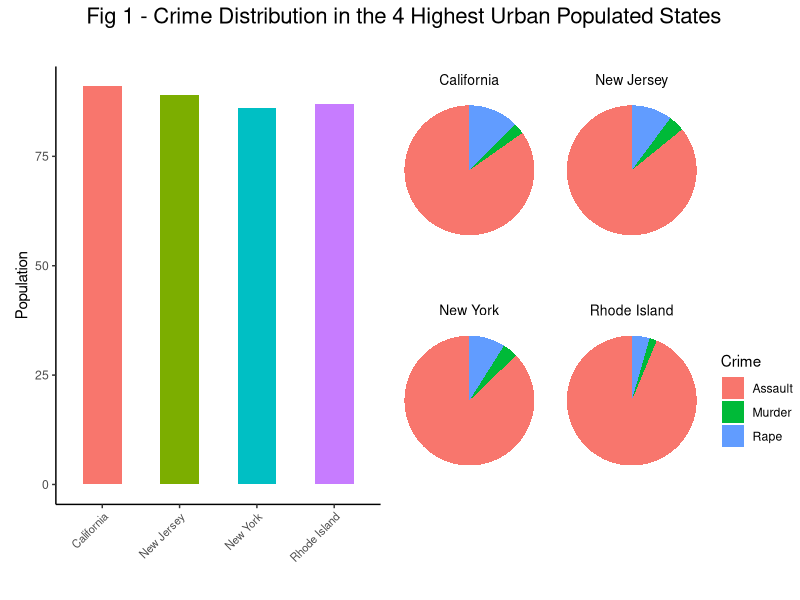
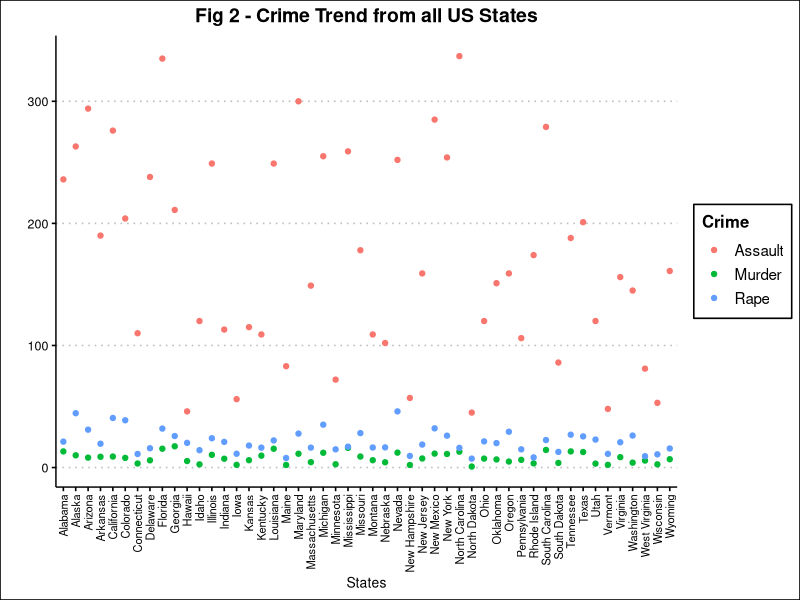
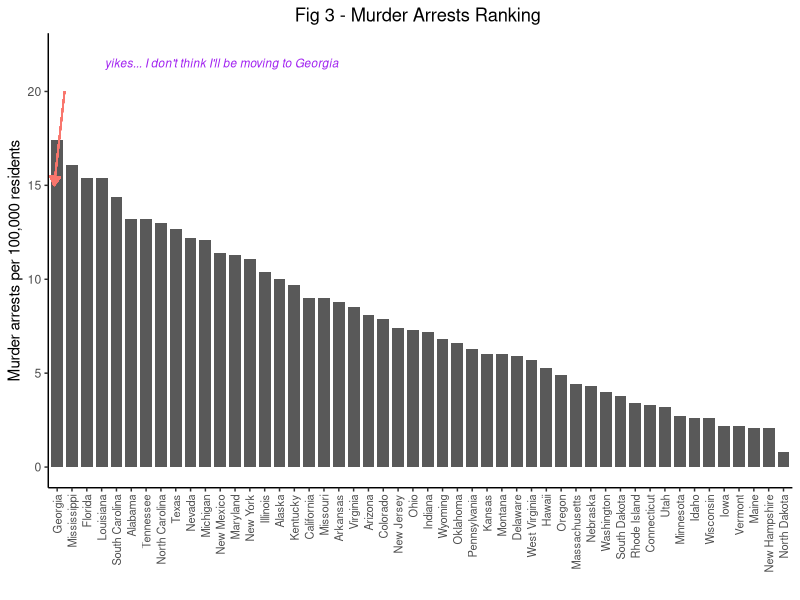
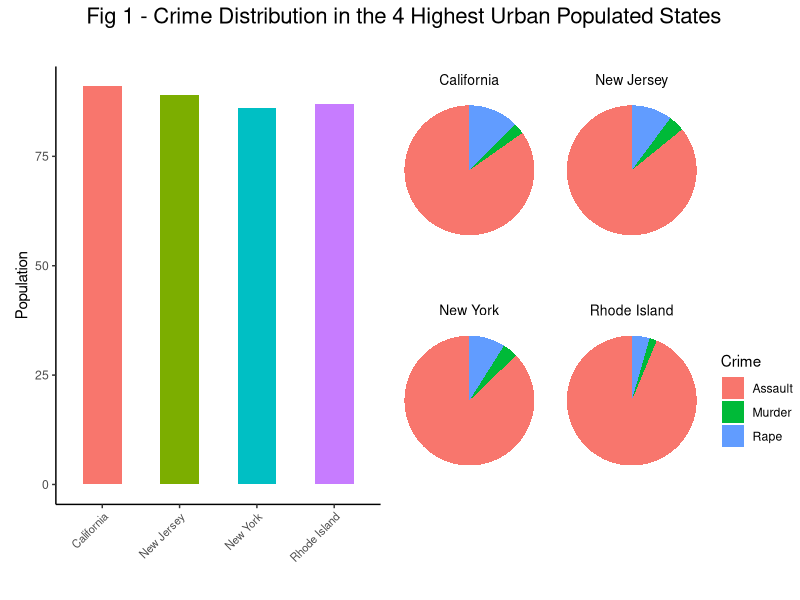
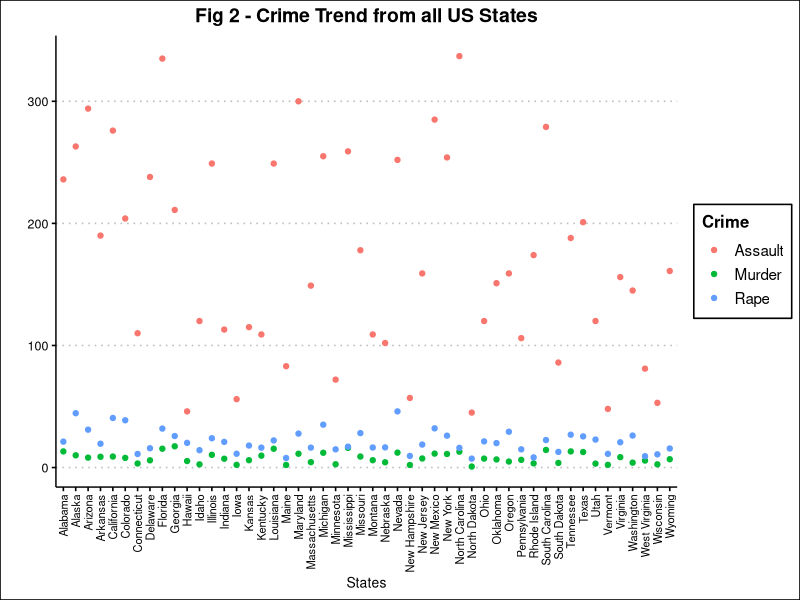
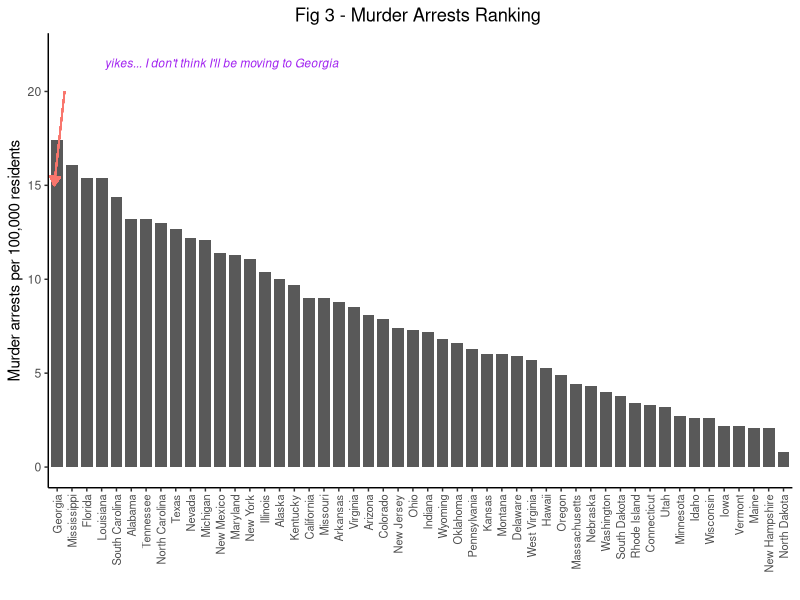

Here is the R script that generated these plots, in order:
## ---- chunk 1
knitr::opts_chunk$set(echo = TRUE)
## ---- chunk 2
library(tidyverse)
library(patchwork)
library(ggthemes)
## ---- chunk 3
df1 <- USArrests 
head(df1)
## ---- chunk 4
df1$State <- rownames(df1)
dVT <- df1 %>%
              gather(key = "Crime",
              value = "Value",
              Murder, Assault, Rape)

head(dVT)
## ---- chunk 5


p1 <- ggplot(data = dVT%>% filter(State == "California"),
       mapping = aes(x="", y = Value, fill= Crime)) +
        geom_bar(stat="identity", width=1) +
        coord_polar("y", start=0) +
        theme_void() + 
        theme(legend.position = "none") +
        labs(title = "California") +
        theme(plot.title = element_text(size = 10, hjust = 0.5))

p2 <- ggplot(data = dVT%>% filter(State == "New Jersey"),
             mapping = aes(x="", y = Value, fill= Crime)) +
  geom_bar(stat="identity", width=1) +
  coord_polar("y", start=0) +
  theme_void() + 
  theme(legend.position = "none") +
  labs(title = "New Jersey") +
  theme(plot.title = element_text(size = 10, hjust = 0.5))


p3 <- ggplot(data = dVT%>% filter(State == "New York"),
             mapping = aes(x="", y = Value, fill= Crime)) +
  geom_bar(stat="identity", width=1) +
  coord_polar("y", start=0) +
  theme_void() + 
  theme(legend.position = "none") +
  labs(title = "New York") +
  theme(plot.title = element_text(size = 10, hjust = 0.5))

p4 <- ggplot(data = dVT%>% filter(State == "Rhode Island"),
             mapping = aes(x="", y = Value, fill= Crime)) +
  geom_bar(stat="identity", width=1) +
  coord_polar("y", start=0) +
  theme_void() + 
  #theme(legend.position = "none") +
  labs(title = "Rhode Island") +
  theme(plot.title = element_text(size = 10, hjust = 0.5))


p5 <- ggplot(data = df1%>%
                   select(State, UrbanPop) %>%
                   arrange(desc(UrbanPop)) %>%
                   head(4),
       mapping = aes(x=State, y = UrbanPop, fill = State)) +
              geom_bar(stat="identity", width=0.5) +
              theme_classic() +
              theme(legend.position = "none") +
              labs(y = "Population", x = "") +
              theme(plot.title = element_text(size = 10, hjust = 0.5),
                    axis.text.x = element_text(angle = 45, hjust = 1, size = 8))
              
# Use patchwork to display multiple plots on a figure
fig1 <- (p5|(p1|p2)/(p3|p4)) + 
        plot_annotation(title = "Fig 1 - Crime Distribution in the 4 Highest Urban Populated States",
                        #caption = "Fig 1: Crime distributions in the most urbanly-populated states",
                        theme = theme(plot.title = element_text(size = 16, hjust = 0.5))
                        )
                                     # plot.caption = element_text(hjust = 0, margin = margin(t = 10))))

print(fig1)
ggsave("fig1.jpeg", fig1, width = 6, height = 4, dpi = 300)


## ---- chunk 6

fig2 <- ggplot(data = dVT, aes(x = State, y = Value, color = Crime)) +
  geom_point() +
  theme_clean() +
  labs(title = "Fig 2 - Crime Trend from all US States", x = "States", y = "") +
  theme(axis.text.x = element_text(angle = 90, vjust = 0.5, hjust = 1, size = 8),
        plot.title = element_text(hjust = 0.5))

print(fig2)

ggsave("p8.jpeg",fig2, width = 6, height = 4, dpi = 300)

## ---- chunk 7

fig3 <- ggplot(data = dVT %>% filter(Crime == "Murder"), 
               mapping = aes(x = factor(State, levels = State[order(Value, decreasing = T)]), y = Value)) +
  geom_bar(stat="identity", width=0.8) +
  theme_classic() +
  labs(title = "Fig 3 - Murder Arrests Ranking ", x = "", y = "Murder arrests per 100,000 residents") +
  theme(axis.text.x = element_text(angle = 90, vjust = 0.5, hjust = 1, size = 8),
        plot.title = element_text(hjust = 0.5)) +
  geom_segment(aes(x = 1.5, y = 20, xend = 0.8, yend = 15, color = "red"), 
                 arrow = arrow(type = "closed", length = unit(0.1, "inches"))) +
  annotate("text", 
            x = 20, y = 22, 
            label = "yikes... I don't think I'll be moving to Georgia", 
            size = 3, 
            color = "purple", fontface = "italic", hjust = 1, vjust = 1.5) + 
  theme(legend.position = "none")

print(fig3)

ggsave("fig3.jpeg",fig3, width = 6, height = 4, dpi = 300)

